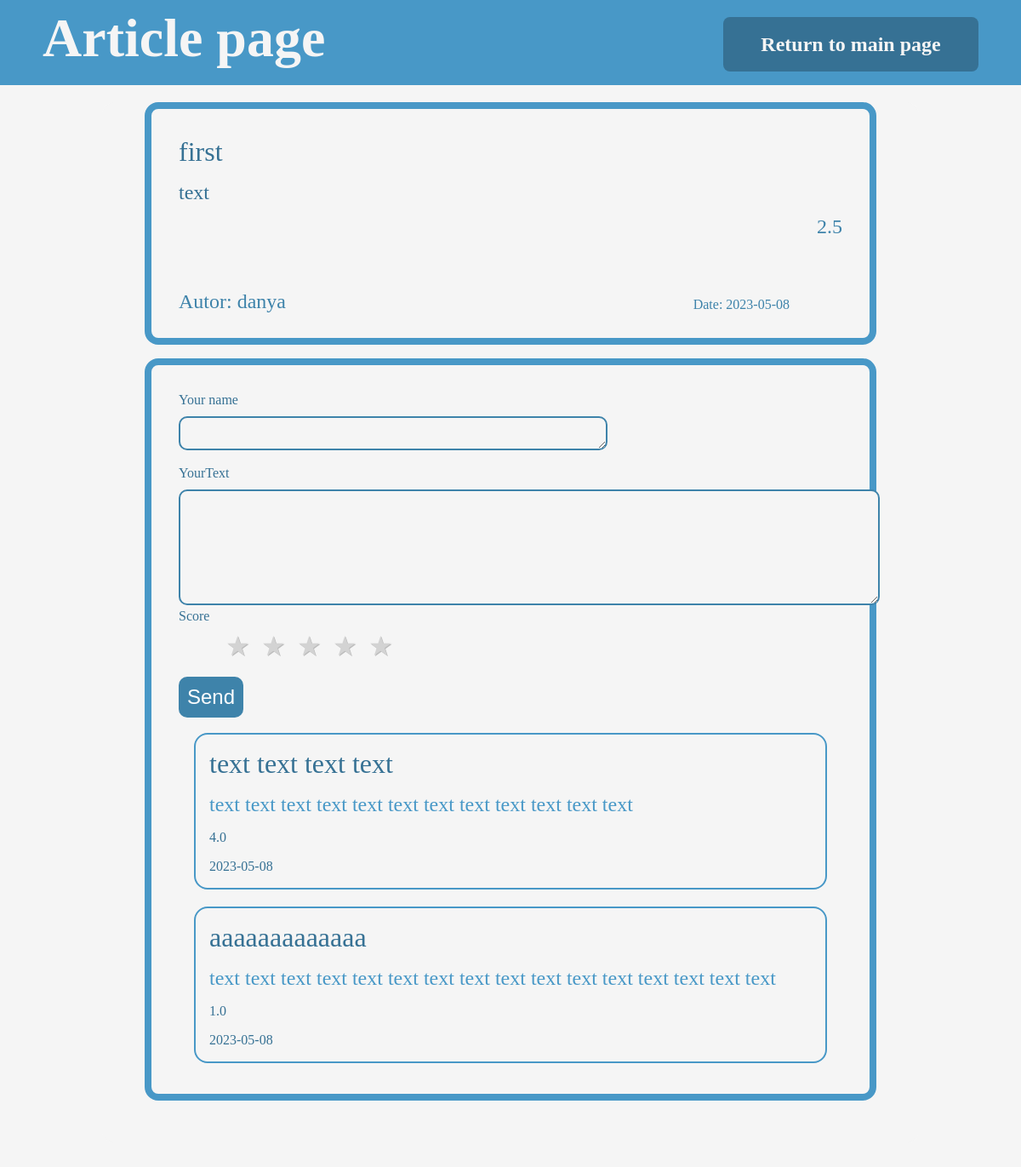
Screenshot of /articlePage/1 with the database file from the repository.
### app.py (models this page shows, shortened)
class Article(db.Model):
    id = db.Column(db.Integer, primary_key=True)
    autor = db.Column(db.String(30), nullable=False)
    name = db.Column(db.String(30), nullable=False)
    text = db.Column(db.String(500), nullable=False)
    date = db.Column(db.DateTime, default=datetime.utcnow)
    points = db.Column(db.Double, nullable=False)

class Comment(db.Model):
    id = db.Column(db.Integer, primary_key=True)
    articleId = db.Column(db.Integer, primary_key=False)
    autor = db.Column(db.String(30), nullable=False)
    text = db.Column(db.String(500), nullable=False)
    date = db.Column(db.DateTime, default=datetime.utcnow)
    points = db.Column(db.Double, nullable=False)
    def __repr__(self):
        return '<Comment %r>' % self.articleId

### app.py (the view)
@app.route('/articlePage/<int:id>', methods=['POST', 'GET'])
def articlePage(id):
    if request.method == "POST":
        article = Article.query.get(id)
        autor = request.form['autor']
        text = request.form['text']
        try:
            score = int(request.form['rating'])
        except:
            score = 1
        comment = Comment(autor=autor, text=text, points=score, articleId=id)
        comments = Comment.query.filter_by(articleId=id).order_by(Comment.date.desc()).all()
        if comments is not None:
            summ = score
            for com in comments:
                summ += com.points
            thisScore = summ / (len(comments) + 1)
            article.points = thisScore
        else:
            article.points = score
        try:
            db.session.add(comment)
            db.session.commit()
            return redirect('/articlePage/' + str(id))
        except:
            return "Ошибочка"
    else:
        article = Article.query.get(id)
        comments = Comment.query.filter_by(articleId=id).order_by(Comment.date.desc()).all()
        print(comments)
        if comments is not None:
            print('hello')
            return render_template('articlePage.html', article=article, comments=comments)
        else:
            return render_template('articlePage.html', article=article)

### templates/articlePage.html (shortened to what this page needs)
<!doctype html>
<html lang="en">
<head>
    <link rel="stylesheet" href="/static/css/index.css">
</head>
<body>
    <header>
        <h1>Article page</h1>
        <div class="create_box_right">
            <a href="/" class="create_link">Return to main page</a>
        </div>
    </header>
    <main class="main_container">
        <div class="onArticlePage">
            <p class="name">{{ article.name }}</p>
            <p class="text">{{ article.text }}</p>
            <p class="score">{{ article.points }}</p>
            <p class="autor"> Autor: {{ article.autor }}</p>
            <p class="date">Date: {{ article.date.date() }}</p>
        </div>
        <div class="comments">
            <form method="post" class="formCreate">
                <p class="createDisc">Your name</p>
                <textarea name="autor" id="autor" class="autorCreate"></textarea><br>
                <p class="createDisc">YourText</p>
                <textarea name="text" id="text" class="textOfComment"></textarea><br>
                <p class="createDisc">Score</p>
                <div class="rating-area">
                    <label for="star-5" title="«5»"></label>
                    <label for="star-4" title="«4»"></label>
                    <label for="star-3" title="«3»"></label>
                    <label for="star-2" title="«2»"></label>
                    <label for="star-1" title="«1»"></label>
                </div>
                <input type="submit" value="Send" class="myButton" readonly><br>
            </form>
            {% for comment in comments %}
                <div class="oneComment">
                    <p class="autorOfComment">{{ comment.autor }}</p>
                    <p class="commentText">{{ comment.text }}</p>
                    <p class="commentDate">{{ comment.points }}</p>
                    <p class="commentDate">{{ comment.date.date() }}</p>
                </div>
            {% endfor %}
        </div>
    </main>
</body>
</html>

### static/css/index.css (style rules this page uses)
header { background-color: rgb(72, 152, 199); height: 100px; margin-top: 0; margin-bottom: 20px; }
body { box-sizing: border-box; font-family: Tahoma, serif; background-color: whitesmoke; margin: 0; }
p { color:rgb(54, 113, 148); }
a { color: grey; }
h1 { position: absolute; font-size: 64px; margin-top: 0; margin-bottom: 0; margin-left: 50px; font-weight: bold; padding-top: 8px; color: whitesmoke; }
.main_container { position: relative; display: inline-flexbox; margin-left: 10%; margin-right: 10%; margin-bottom: 50px; background-color: whitesmoke; border: 16px; border-radius: 16px; min-height: 950px; padding-bottom: 50px; }
.name { text-align: left; margin-left: 32px; margin-top: 0; margin-bottom: 32px; top: 32px; position: relative; display: flex; font-size: 32px; text-decoration: none; color:rgb(54, 113, 148); }
.score { text-align: left; float: right; margin-right: 32px; margin-top: -24px; position: relative; display: flex; font-size: 24px; color:rgb(62, 131, 170); }
.autor { left: 32px; margin-top: 64px; position: relative; display: flex; float: left; font-size: 24px; color:rgb(62, 131, 170); }
.date { text-align: right; float: right; margin-right: 32px; margin-top: 72px; margin-bottom: 0; position: relative; display: flex; font-size: 16px; color:rgb(62, 131, 170); }
.create_link { position: relative; font-size: 24px; font-weight: bold; display: flex; margin-right: 50px; text-decoration: none; width: 300px; height: 64px; background-color:rgb(54, 113, 148); border: 16px; border-radius: 8px; align-items: center; justify-content: center; display: flex; flex-wrap: wrap; color: whitesmoke; }
.create_box_right { float: right; margin-top: 20px; }
.formCreate { position: relative; padding-left: 32px; padding-top: 32px; }
.autorCreate { display: flex; width: 30rem; padding: 10px; height: 1rem; border: 2px; border-style: solid; border-color:rgb(62, 131, 170); border-radius: 10px; background-color: whitesmoke; }
.createDisc { margin-top: 0; margin-bottom: 10px; font-size: 16px; }
.myButton { display: flex; min-width: 4rem; padding: 10px; font-size: 24px; color: rgb(255, 255, 255); background-color: rgb(62, 131, 170); border: 0; border-radius: 10px; }
.text { display: flex; margin-left: 32px; margin-top: 48px; margin-bottom: 0; width: 50rem; min-height: 4rem; font-size: 24px; color:rgb(54, 113, 148); }
.onArticlePage { display: flexbox; padding-bottom: 120px; margin-right: 50px; margin-left: 50px; min-height: 10px; background-color: whitesmoke; border: 8px; border-radius: 16px; border-style:solid; border-color:rgb(72, 152, 199); }
.comments { display: flexbox; padding-bottom: 16px; margin-top: 16px; margin-right: 50px; margin-left: 50px; min-height: 10px; background-color: whitesmoke; border: 8px; border-radius: 16px; border-style:solid; border-color:rgb(72, 152, 199); }
.textOfComment { display: flexbox; width: 50rem; min-height: 7rem; padding: 10px; border: 2px; border-style: solid; border-color:rgb(62, 131, 170); border-radius: 10px; background-color: whitesmoke; }
.rating-area { overflow: hidden; display: inline-block; width: 265px; margin: 0 auto; padding-left: 0; margin-bottom: 16px; }
.rating-area:not(:checked) > label { float: right; width: 42px; padding: 0; cursor: pointer; font-size: 32px; line-height: 32px; color: lightgrey; text-shadow: 1px 1px #bbb; }
.rating-area:not(:checked) > label:before { content: '★'; }
.oneComment { position: relative; margin-bottom: 20px; margin-right: 50px; margin-left: 50px; padding: 16px; min-height: 20px; background-color: whitesmoke; border: 2px; border-radius: 16px; border-style:solid; border-color:rgb(72, 152, 199); }
.autorOfComment { font-size: 32px; margin: 0; }
.commentText { margin: 0; margin-top: 16px; font-size: 24px; color:rgb(72, 152, 199); }
.commentDate { margin: 0; margin-top: 16px; font-size: 16px; }

### rows the page displays
Article: name "first", text "text", points "2.5", autor "danya", date "2023-05-08"
Comment: autor "text text text text", text "text text text text text text text text text text text text", points "4.0", date "2023-05-08"
Comment: autor "aaaaaaaaaaaaa", text "text text text text text text text text text text text text text text text text", points "1.0", date "2023-05-08"
